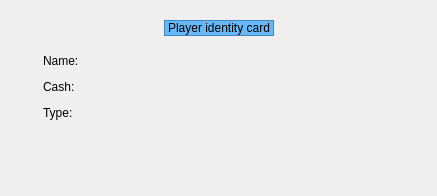
             <widget class="QWidget" name="tabWidgetTrainerCardPage1">
              <property name="styleSheet">
               <string notr="true">#tabWidgetTrainerCardPage1{
background-color: qlineargradient(spread:pad, x1:0, y1:0.3, x2:0, y2:1, stop:0 rgba(255, 255, 255, 200), stop:1 rgba(221, 221, 221, 200));
border-color: rgb(204, 204, 204);
border-radius: 5px;
}</string>
              </property>
              <attribute name="title">
               <string>Informations</string>
              </attribute>
              <layout class="QGridLayout" name="gridLayout_2">
               <item row="0" column="0">
                <widget class="QFrame" name="frame_2">
                 <property name="sizePolicy">
                  <sizepolicy hsizetype="Fixed" vsizetype="Fixed">
                   <horstretch>0</horstretch>
                   <verstretch>0</verstretch>
                  </sizepolicy>
                 </property>
                 <property name="minimumSize">
                  <size>
                   <width>415</width>
                   <height>174</height>
                  </size>
                 </property>
                 <property name="maximumSize">
                  <size>
                   <width>415</width>
                   <height>174</height>
                  </size>
                 </property>
                 <property name="styleSheet">
                  <string notr="true">color: rgb(0, 0, 0);</string>
                 </property>
                 <layout class="QVBoxLayout" name="verticalLayout_7">
                  <item>
                   <layout class="QHBoxLayout" name="horizontalLayout_3">
                    <item>
                     <spacer name="horizontalSpacer_2">
                      <property name="orientation">
                       <enum>Qt::Horizontal</enum>
                      </property>
                      <property name="sizeHint" stdset="0">
                       <size>
                        <width>88</width>
                        <height>14</height>
                       </size>
                      </property>
                     </spacer>
                    </item>
                    <item>
                     <widget class="QLabel" name="label_2">
                      <property name="minimumSize">
                       <size>
                        <width>0</width>
                        <height>16</height>
                       </size>
                      </property>
                      <property name="maximumSize">
                       <size>
                        <width>16777215</width>
                        <height>16</height>
                       </size>
                      </property>
                      <property name="styleSheet">
                       <string notr="true">background-color: rgb(104, 184, 248);
border: 1px solid rgb(64, 136, 192);</string>
                      </property>
                      <property name="text">
                       <string>Player identity card</string>
                      </property>
                     </widget>
                    </item>
                    <item>
                     <spacer name="horizontalSpacer_3">
                      <property name="orientation">
                       <enum>Qt::Horizontal</enum>
                      </property>
                      <property name="sizeHint" stdset="0">
                       <size>
                        <width>87</width>
                        <height>14</height>
                       </size>
                      </property>
                     </spacer>
                    </item>
                   </layout>
                  </item>
                  <item>
                   <layout class="QHBoxLayout" name="horizontalLayout_54">
                    <item>
                     <widget class="QFrame" name="frame_5">
                      <layout class="QVBoxLayout" name="verticalLayout">
                       <item>
                        <layout class="QHBoxLayout" name="horizontalLayout_7">
                         <item>
                          <widget class="QLabel" name="label_3">
                           <property name="minimumSize">
                            <size>
                             <width>8</width>
                             <height>8</height>
                            </size>
                           </property>
                           <property name="maximumSize">
                            <size>
                             <width>8</width>
                             <height>8</height>
                            </size>
                           </property>
                           <property name="pixmap">
                            <pixmap>:/CC/images/interface/player/point.png</pixmap>
                           </property>
                          </widget>
                         </item>
                         <item>
                          <widget class="QLabel" name="label_5">
                           <property name="text">
                            <string>Name: </string>
                           </property>
                          </widget>
                         </item>
                         <item>
                          <widget class="QLabel" name="player_informations_pseudo">
                           <property name="minimumSize">
                            <size>
                             <width>150</width>
                             <height>0</height>
                            </size>
                           </property>
                           <property name="maximumSize">
                            <size>
                             <width>150</width>
                             <height>16777215</height>
                            </size>
                           </property>
                          </widget>
                         </item>
                         <item>
                          <spacer name="horizontalSpacer_6">
                           <property name="orientation">
                            <enum>Qt::Horizontal</enum>
                           </property>
                           <property name="sizeHint" stdset="0">
                            <size>
                             <width>40</width>
                             <height>20</height>
                            </size>
                           </property>
                          </spacer>
                         </item>
                        </layout>
                       </item>
                       <item>
                        <layout class="QHBoxLayout" name="horizontalLayout_8">
                         <item>
                          <widget class="QLabel" name="label_6">
                           <property name="minimumSize">
                            <size>
                             <width>8</width>
                             <height>8</height>
                            </size>
                           </property>
                           <property name="maximumSize">
                            <size>
                             <width>8</width>
                             <height>8</height>
                            </size>
                           </property>
                           <property name="pixmap">
                            <pixmap>:/CC/images/interface/player/point.png</pixmap>
                           </property>
                          </widget>
                         </item>
                         <item>
                          <widget class="QLabel" name="label_7">
                           <property name="text">
                            <string>Cash: </string>
                           </property>
                          </widget>
                         </item>
                         <item>
                          <widget class="QLabel" name="player_informations_cash">
                           <property name="minimumSize">
                            <size>
                             <width>150</width>
                             <height>0</height>
                            </size>
                           </property>
                           <property name="maximumSize">
                            <size>
                             <width>150</width>
                             <height>16777215</height>
                            </size>
                           </property>
                          </widget>
                         </item>
                         <item>
                          <spacer name="horizontalSpacer_7">
                           <property name="orientation">
                            <enum>Qt::Horizontal</enum>
                           </property>
                           <property name="sizeHint" stdset="0">
                            <size>
                             <width>40</width>
                             <height>20</height>
                            </size>
                           </property>
                          </spacer>
                         </item>
                        </layout>
                       </item>
                       <item>
                        <layout class="QHBoxLayout" name="horizontalLayout_63">
                         <item>
                          <widget class="QLabel" name="label_26">
                           <property name="minimumSize">
                            <size>
                             <width>8</width>
                             <height>8</height>
                            </size>
                           </property>
                           <property name="maximumSize">
                            <size>
                             <width>8</width>
                             <height>8</height>
                            </size>
                           </property>
                           <property name="pixmap">
                            <pixmap>:/CC/images/interface/player/point.png</pixmap>
                           </property>
                          </widget>
                         </item>
                         <item>
                          <widget class="QLabel" name="label_27">
                           <property name="text">
                            <string>Type:</string>
                           </property>
                          </widget>
                         </item>
                         <item>
                          <widget class="QLabel" name="player_informations_type"/>
                         </item>
                         <item>
                          <spacer name="horizontalSpacer_61">
                           <property name="orientation">
                            <enum>Qt::Horizontal</enum>
                           </property>
                           <property name="sizeHint" stdset="0">
                            <size>
                             <width>40</width>
                             <height>20</height>
                            </size>
                           </property>
                          </spacer>
                         </item>
                        </layout>
                       </item>
                       <item>
                        <spacer name="verticalSpacer">
                         <property name="orientation">
                          <enum>Qt::Vertical</enum>
                         </property>
                         <property name="sizeHint" stdset="0">
                          <size>
                           <width>20</width>
                           <height>43</height>
                          </size>
                         </property>
                        </spacer>
                       </item>
                      </layout>
                     </widget>
                    </item>
                    <item>
                     <widget class="QLabel" name="player_informations_front">
                      <property name="sizePolicy">
                       <sizepolicy hsizetype="Preferred" vsizetype="Preferred">
                        <horstretch>150</horstretch>
                        <verstretch>100</verstretch>
                       </sizepolicy>
                      </property>
                      <property name="minimumSize">
                       <size>
                        <width>160</width>
                        <height>140</height>
                       </size>
                      </property>
                      <property name="maximumSize">
                       <size>
                        <width>160</width>
                        <height>140</height>
                       </size>
                      </property>
                      <property name="styleSheet">
                       <string notr="true">background-image: url(:/CC/images/interface/player/player_background.png);
background-repeat:no-repeat;
background-position:center; </string>
                      </property>
                      <property name="pixmap">
                       <pixmap resource="../../resources/client-resources.qrc">:/CC/images/player_default/front.png</pixmap>
                      </property>
                      <property name="alignment">
                       <set>Qt::AlignCenter</set>
                      </property>
                     </widget>
                    </item>
                   </layout>
                  </item>
                 </layout>
                </widget>
               </item>
              </layout>
             </widget>
